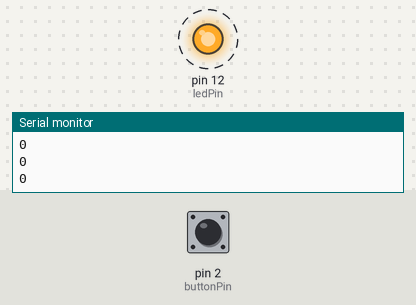
Bench run of a sketch on a simulated Arduino Uno, built with avr-gcc and run on an emulated ATmega328P. On the bench: output pins drawn as LEDs (lit = HIGH), the last lines printed to the serial monitor. Dashed ring = blinking. The test bench sets the inputs (shaded band); at power-on: pin 2 (buttonPin) LOW.

Above: at 1.25 s.
1.3 s: pin 2 (buttonPin) pulled HIGH for 3.2 s
At 1.55 s:
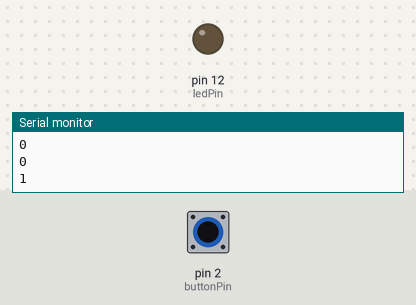
At 1.9 s:
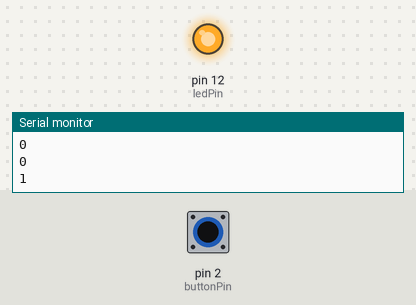
Timing chart, 0 to 12.0 s (numbered marks = the images above; inputs shaded):
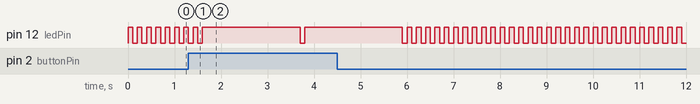

The sketch:

engrl_2_1_D.ino
```cpp
/*
 * File:        engrl_2_1_D.ino
 * Description: Flashes an LED. On a button press,
                the LED turns on for 2 seconds.
                After this the whole cycle repeats.
 * Created:     2026-02-12
 * Author:      Sean Cajigal
 */

const int buttonPin = 2;
const int ledPin = 12;

int buttonState=0;

void setup()
{
  // set led pin to OUTPUT mode and button pin to INPUT
  pinMode(ledPin, OUTPUT);
  pinMode(buttonPin, INPUT);
  Serial.begin(9600);
}

void loop()
{
  // update button state
  buttonState = digitalRead(buttonPin);
  Serial.println(buttonState);

  // flash LED
  digitalWrite(ledPin, HIGH);
  delay(100);
  digitalWrite(ledPin, LOW);
  delay(100);

  if (buttonState == HIGH) { // if button pressed, turn LED on for 2 seconds
    digitalWrite(ledPin, HIGH);
    delay(2000);
    digitalWrite(ledPin, LOW);
  }
}
```
